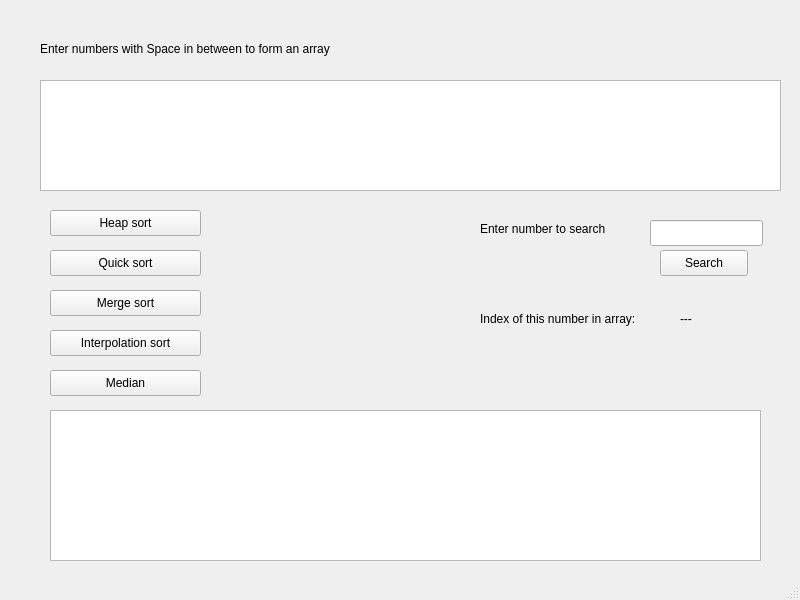
<?xml version="1.0" encoding="UTF-8"?>
<ui version="4.0">
 <class>MainWindow</class>
 <widget class="QMainWindow" name="MainWindow">
  <property name="geometry">
   <rect>
    <x>0</x>
    <y>0</y>
    <width>800</width>
    <height>600</height>
   </rect>
  </property>
  <property name="windowTitle">
   <string>MainWindow</string>
  </property>
  <widget class="QWidget" name="centralwidget">
   <widget class="QPushButton" name="heapsortBtn">
    <property name="geometry">
     <rect>
      <x>50</x>
      <y>210</y>
      <width>151</width>
      <height>26</height>
     </rect>
    </property>
    <property name="text">
     <string>Heap sort</string>
    </property>
   </widget>
   <widget class="QTextEdit" name="textEdit">
    <property name="geometry">
     <rect>
      <x>40</x>
      <y>80</y>
      <width>741</width>
      <height>111</height>
     </rect>
    </property>
   </widget>
   <widget class="QPushButton" name="quicksortBtn">
    <property name="geometry">
     <rect>
      <x>50</x>
      <y>250</y>
      <width>151</width>
      <height>26</height>
     </rect>
    </property>
    <property name="text">
     <string>Quick sort</string>
    </property>
   </widget>
   <widget class="QPushButton" name="mergesortBtn">
    <property name="geometry">
     <rect>
      <x>50</x>
      <y>290</y>
      <width>151</width>
      <height>26</height>
     </rect>
    </property>
    <property name="text">
     <string>Merge sort</string>
    </property>
   </widget>
   <widget class="QLineEdit" name="lineEdit">
    <property name="geometry">
     <rect>
      <x>650</x>
      <y>220</y>
      <width>113</width>
      <height>26</height>
     </rect>
    </property>
   </widget>
   <widget class="QLabel" name="label">
    <property name="geometry">
     <rect>
      <x>480</x>
      <y>220</y>
      <width>171</width>
      <height>18</height>
     </rect>
    </property>
    <property name="text">
     <string>Enter number to search</string>
    </property>
   </widget>
   <widget class="QLabel" name="label_2">
    <property name="geometry">
     <rect>
      <x>480</x>
      <y>310</y>
      <width>201</width>
      <height>18</height>
     </rect>
    </property>
    <property name="text">
     <string>Index of this number in array:</string>
    </property>
   </widget>
   <widget class="QLabel" name="output_lable">
    <property name="geometry">
     <rect>
      <x>680</x>
      <y>310</y>
      <width>66</width>
      <height>18</height>
     </rect>
    </property>
    <property name="text">
     <string>---</string>
    </property>
   </widget>
   <widget class="QPushButton" name="searchBtn">
    <property name="geometry">
     <rect>
      <x>660</x>
      <y>250</y>
      <width>88</width>
      <height>26</height>
     </rect>
    </property>
    <property name="text">
     <string>Search</string>
    </property>
   </widget>
   <widget class="QLabel" name="label_4">
    <property name="geometry">
     <rect>
      <x>40</x>
      <y>40</y>
      <width>371</width>
      <height>18</height>
     </rect>
    </property>
    <property name="text">
     <string>Enter numbers with Space in between to form an array</string>
    </property>
   </widget>
   <widget class="QTextEdit" name="textEdit_2">
    <property name="geometry">
     <rect>
      <x>50</x>
      <y>410</y>
      <width>711</width>
      <height>151</height>
     </rect>
    </property>
   </widget>
   <widget class="QPushButton" name="inerpolationBtn">
    <property name="geometry">
     <rect>
      <x>50</x>
      <y>330</y>
      <width>151</width>
      <height>26</height>
     </rect>
    </property>
    <property name="text">
     <string>Interpolation sort</string>
    </property>
   </widget>
   <widget class="QPushButton" name="medianBtn">
    <property name="geometry">
     <rect>
      <x>50</x>
      <y>370</y>
      <width>151</width>
      <height>26</height>
     </rect>
    </property>
    <property name="text">
     <string>Median</string>
    </property>
   </widget>
  </widget>
  <widget class="QMenuBar" name="menubar">
   <property name="geometry">
    <rect>
     <x>0</x>
     <y>0</y>
     <width>800</width>
     <height>23</height>
    </rect>
   </property>
  </widget>
  <widget class="QStatusBar" name="statusbar"/>
 </widget>
 <resources/>
 <connections/>
</ui>
